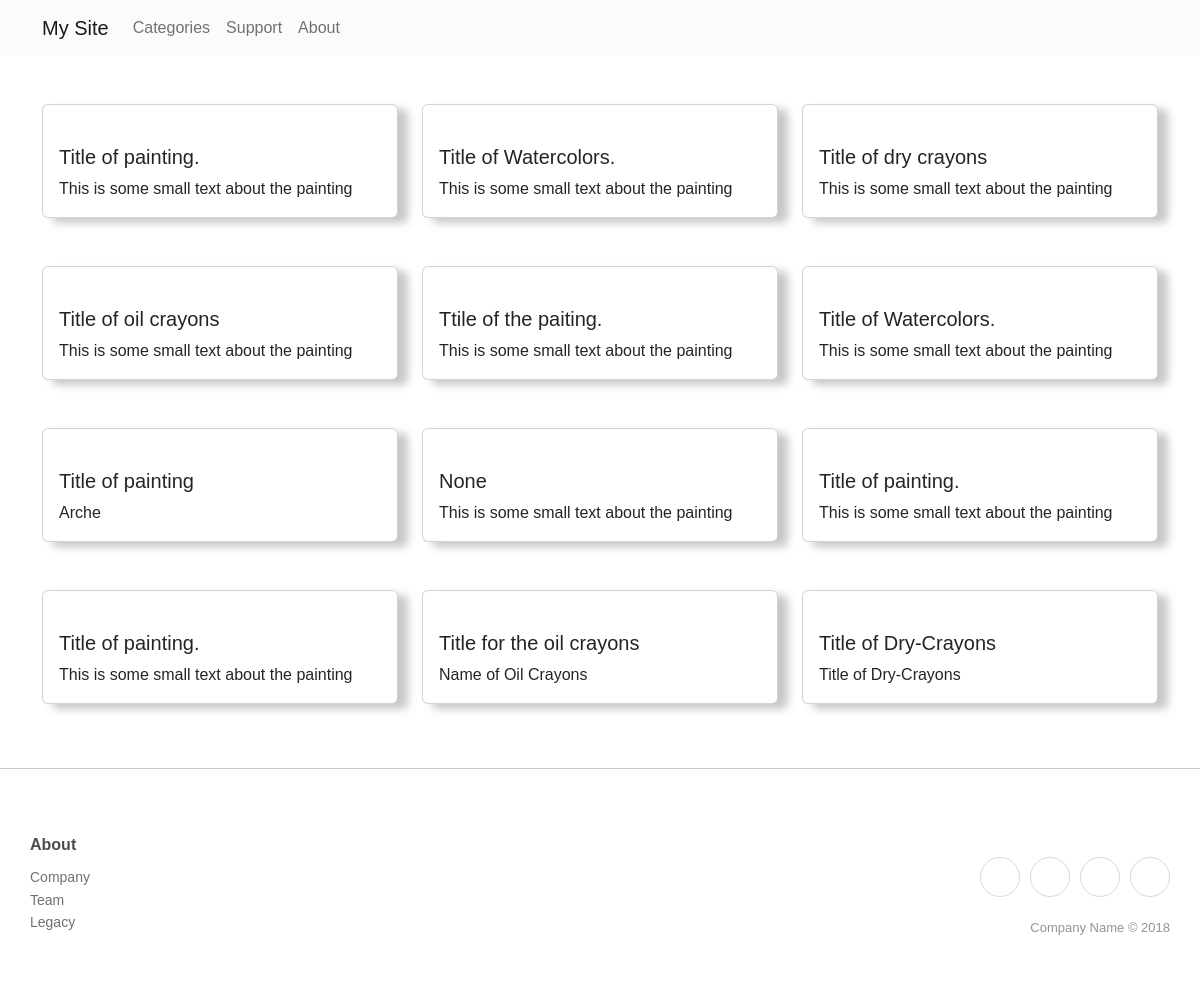
The page / on the database its author committed.
### Rangel_portfolio/models.py (models this page shows, shortened)
class Product(models.Model):
    CATEGORY = [
        ("Oil-Painting", "Oil-Painting"),
        ("Watercolors", "Watercolors"),
        ("Dry-Crayons", "Dry-Crayons"),
        ("Oil-Crayons", "Oil-Crayons"),
    ]
    CANVAS_ = [
        ("Canvas", "Canvas"),
        ("Cardboard", "Cardboard"),
    ]
    canvas = models.CharField(max_length=350, choices=CANVAS_, default=1)
    categories = models.CharField(max_length=350, choices=CATEGORY, default=1)
    name = models.CharField(max_length=350, null=True)
    title = models.CharField(max_length=350, null=True)
    content = models.TextField(max_length=10000, null=True)
    custom_filename = models.CharField(max_length=250, null=False, default="default")
    img = models.ImageField(
        upload_to=generate_image_filename, default="images/default.jpg"
    )

### Rangel_portfolio/views.py (the view)
# urls.py: path("", views.dashboard),
def dashboard(request):
    products = Product.objects.all()
    context = {"products": products}
    return render(request, "dashboard.html", context)

### Rangel_portfolio/templates/dashboard.html (shortened to what this page needs)
{% extends "main.html" %}
{% load static %}
{% block content %}
  <div class="container">
    <div class="row">
      {% for product in products %}
        <div class="col-md-6 col-lg-4 col-xl-4 mb-5">
          <div class="card"
               style="width: 100%;
                      filter: drop-shadow(10px 5px 4px #c7c7c7)">
            <a href="{% url 'product' product_id=product.id %}">
              <div class="card-body">
              </a>
              <h5 class="card-title">{{ product.title }}</h5>
              <p class="card-text">{{ product.name }}</p>
            </div>
          </div>
        </div>
      {% endfor %}
{% endblock content %}

### Rangel_portfolio/templates/main.html (shortened to what this page needs)
{% load static %}
<!DOCTYPE html>
<html lang="en">
  <head>
    <link rel="stylesheet"
          href="https://cdn.jsdelivr.net/npm/bootstrap@5.2.3/dist/css/bootstrap.min.css"
 />
    <link rel="stylesheet"
          href="https://cdnjs.cloudflare.com/ajax/libs/ionicons/2.0.1/css/ionicons.min.css" />
    <link rel="stylesheet" href="{% static 'css/style.css' %}" />
  </head>
  <body>
    {% include "navbar.html" %}
    {% block content %}
    {% endblock content %}
    <hr />
    {% include "footer.html" %}
  </body>
</html>

### Rangel_portfolio/templates/navbar.html (shortened to what this page needs)
{% load static %}
<nav class="navbar navbar-expand-lg bg-blury mb-5 sticky-top">
  <div class="container">
    <a class="navbar-brand" href="/">My Site</a>
    <div class="collapse navbar-collapse" id="navbarNavDropdown">
      <ul class="navbar-nav ml-auto">
        <li class="nav-item">
          <a class="nav-link" href="{% url 'categories' %}">Categories</a>
        </li>
        <li class="nav-item">
          <a class="nav-link" href="{% url 'support' %}">Support</a>
        </li>
        <li class="nav-item">
          <a class="nav-link " href="{% url 'about' %}">About</a>
        </li>
      </ul>
    </div>
  </div>
</nav>

### Rangel_portfolio/templates/footer.html (shortened to what this page needs)
<div class="footer-clean container">
  <div class="row justify-content-between">
    <div class="col-sm-4 col-md-3 item">
      <h3>About</h3>
      <ul>
        <li>
          <a href="#">Company</a>
        </li>
        <li>
          <a href="#">Team</a>
        </li>
        <li>
          <a href="#">Legacy</a>
        </li>
      </ul>
    </div>
    <div class="col-lg-3 item social">
      <a href="#"></a><a href="#"></a><a href="#"></a><a href="#"></a>
      <p class="copyright">Company Name © 2018</p>
    </div>
  </div>
</div>

### static/css/style.css (style rules this page uses)
body { font-family: Optima, sans-serif; }
.navbar { background-color: rgba(224, 217, 217, 0.1); -webkit-backdrop-filter: saturate(180%) blur(20px); backdrop-filter: saturate(180%) blur(20px); }
.footer-clean { padding: 50px 0; background-color: #fff; color: #4b4c4d; }
.footer-clean h3 { margin-top: 0; margin-bottom: 12px; font-weight: bold; font-size: 16px; }
.footer-clean ul { padding: 0; list-style: none; line-height: 1.6; font-size: 14px; margin-bottom: 0; }
.footer-clean ul a { color: inherit; text-decoration: none; opacity: 0.8; }
.footer-clean .item.social { text-align: right; }
.footer-clean .item.social > a { font-size: 24px; width: 40px; height: 40px; line-height: 40px; display: inline-block; text-align: center; border-radius: 50%; border: 1px solid #ccc; margin-left: 10px; margin-top: 22px; color: inherit; opacity: 0.75; }
.footer-clean .copyright { margin-top: 14px; margin-bottom: 0; font-size: 13px; opacity: 0.6; }
.card { filter: drop-shadow(10px 5px 4px #c7c7c7); }

### rows shown on the page
Product: title "Title of painting.", name "This is some small text about the painting"
Product: title "Title of Watercolors.", name "This is some small text about the painting"
Product: title "Title of dry crayons", name "This is some small text about the painting"
Product: title "Title of oil crayons", name "This is some small text about the painting"
Product: title "Ttile of the paiting.", name "This is some small text about the painting"
Product: title "Title of Watercolors.", name "This is some small text about the painting"
Product: title "Title of painting", name "Arche"
Product: title "None", name "This is some small text about the painting"
Product: title "Title of painting.", name "This is some small text about the painting"
Product: title "Title of painting.", name "This is some small text about the painting"
Product: title "Title for the oil crayons", name "Name of Oil Crayons"
Product: title "Title of Dry-Crayons", name "Title of Dry-Crayons"
